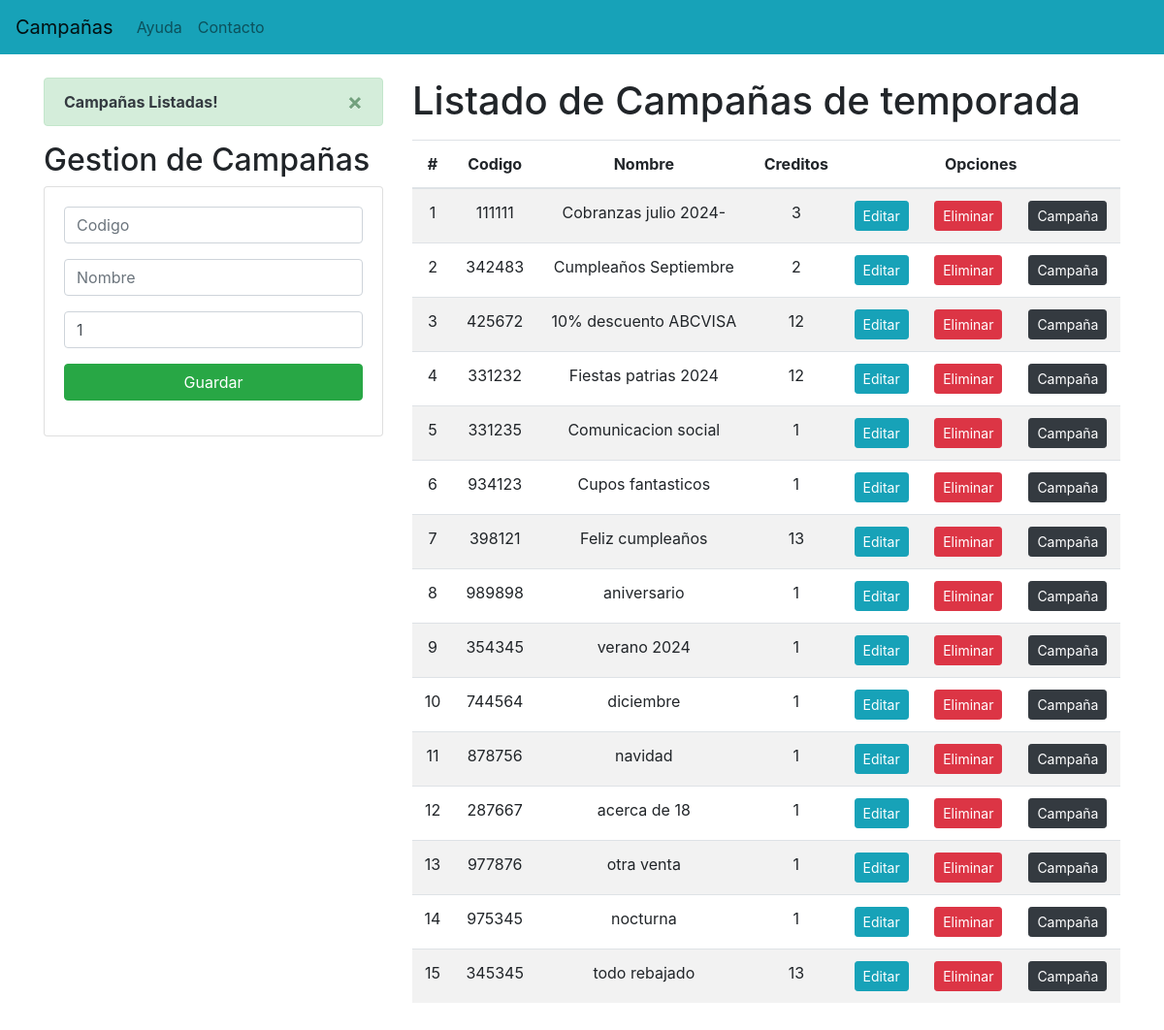
Before: / with the older database file.
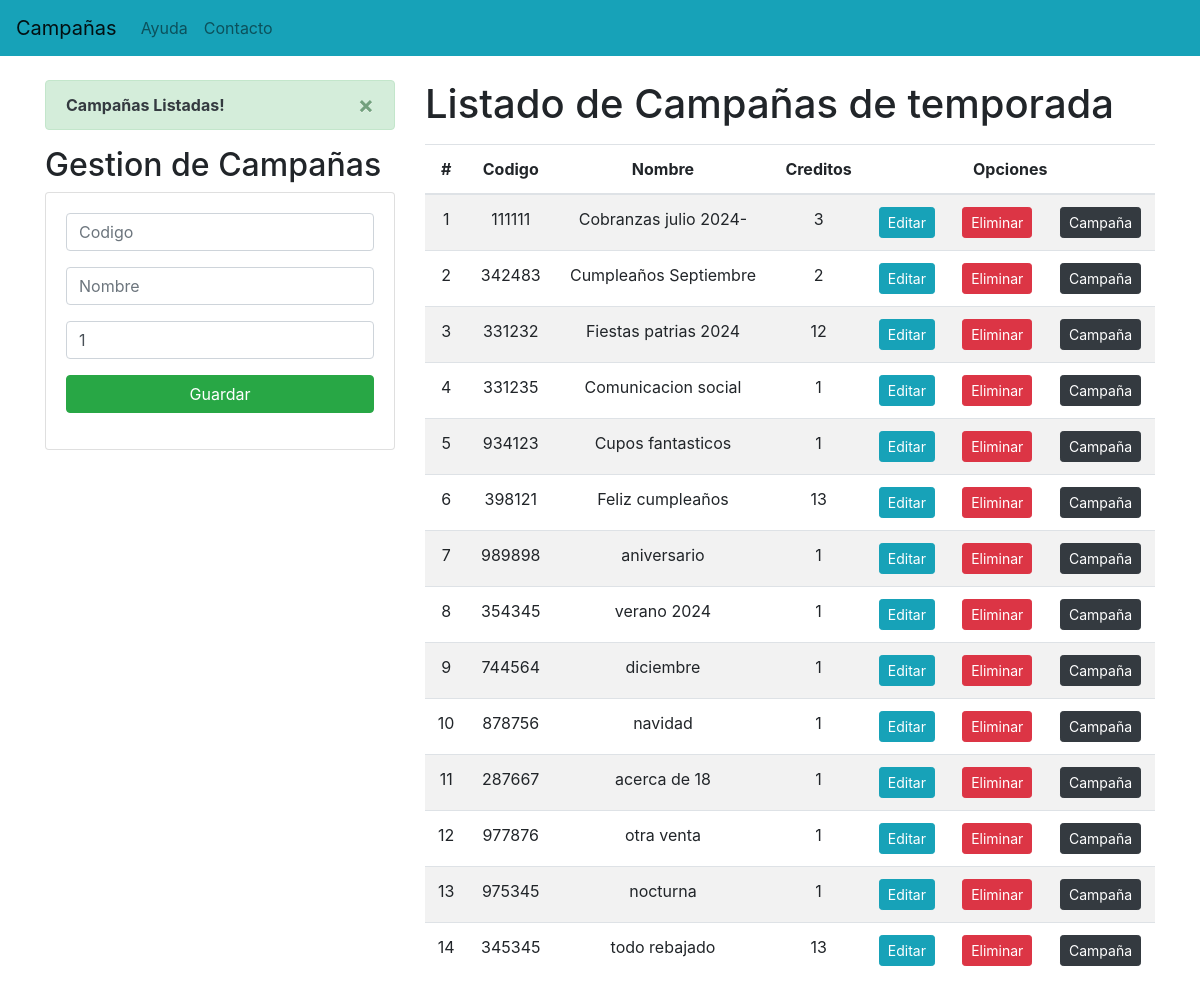
After: the same page with the newer database file.
### Aplicaciones/Academico/models.py (models this page shows, shortened)
class Curso(models.Model):
    codigo = models.CharField(primary_key=True,max_length=6)
    nombre = models.CharField(max_length=50)
    creditos = models.PositiveSmallIntegerField()

### Aplicaciones/Academico/views.py (the view)
# urls.py: path('',views.home),
def home(request):
    cursosListados = Curso.objects.all()
    messages.success(request,'Campañas Listadas!')
    return render(request,"gestionCursos.html",{"cursos":cursosListados})

### Aplicaciones/Academico/templates/gestionCursos.html (shortened to what this page needs)
{% extends "./base.html" %}
{% block body%}
<div class="row">
    <div class="col-sm-12 col-md-6 col-lg-4 col-xl-4">
        {% if messages %}
        {% for message in messages %}
        <div class="alert alert-dismissible alert-success">
            <button type="button" class="close" data-dismiss="alert">&times;</button>
            <strong class="text-dark">{{ message }}</strong>
        </div>
        {% endfor %}
        {% endif %}
        <h2>Gestion de Campañas</h2>
        <div class="card">
            <div class="card-body">
                <form action="/registrarCurso/" method="POST">{% csrf_token %}
                    <div class="form-group">
                        <input type="text"  id="txtCodigo" name="txtCodigo" class="form-control" placeholder="Codigo" minlength="6" maxlength="6" required>
                    </div>
                    <div class="form-group">
                        <input type="text"  id="txtNombre" name="txtNombre" class="form-control" placeholder="Nombre"  maxlength="50" required>
                    </div>
                    <div class="form-group">
                        <input type="text"  id="numCreditos" name="numCreditos" class="form-control" min="1" max="9" value="1" required>
                    </div>
                    <div class="form-group">
                        <button type="submit" class="btn btn-success btn-block text-white">Guardar</button>
                    </div>
                </form>
            </div>
        </div>
    </div>
    <div class="col-sm-12 col-md-6 col-lg-8 col-xl-8">
        <h1>Listado de Campañas de temporada</h1>
        <div class="table-responsive py-2">
            <table class="table table-striped">
            <thead>
                <tr>
                    <th>#</th>
                    <th>Codigo</th>
                    <th>Nombre</th>
                    <th>Creditos</th>
                    <th colspan="3">Opciones</th>
                </tr>
            </thead>
            <tbody>
                {% for c in cursos %}
                <tr>
                    <td>{{forloop.counter}}</td>
                    <td>{{c.codigo}}</td>
                    <td>{{c.nombre}}</td>
                    <td>{{c.creditos}}</td>
                    <td><a href="edicionCurso/{{c.codigo}}" class="btn btn-info btn-sm">Editar</a></td>
                    <td><a href="eliminarCurso/{{c.codigo}}" class="btn btn-danger btnEliminacion btn-sm">Eliminar</a></td>
                    <td><a href="campanaCurso/{{c.codigo}}" class="btn btn-dark btn-sm">Campaña</a></td>
                </tr>
                {% endfor %}
            </tbody>
            </table>
        </div>
    </div>
</div>
{% endblock %}

Changed rows visible on the page:
removed Curso: codigo "425672", nombre "10% descuento ABCVISA", creditos "12"
